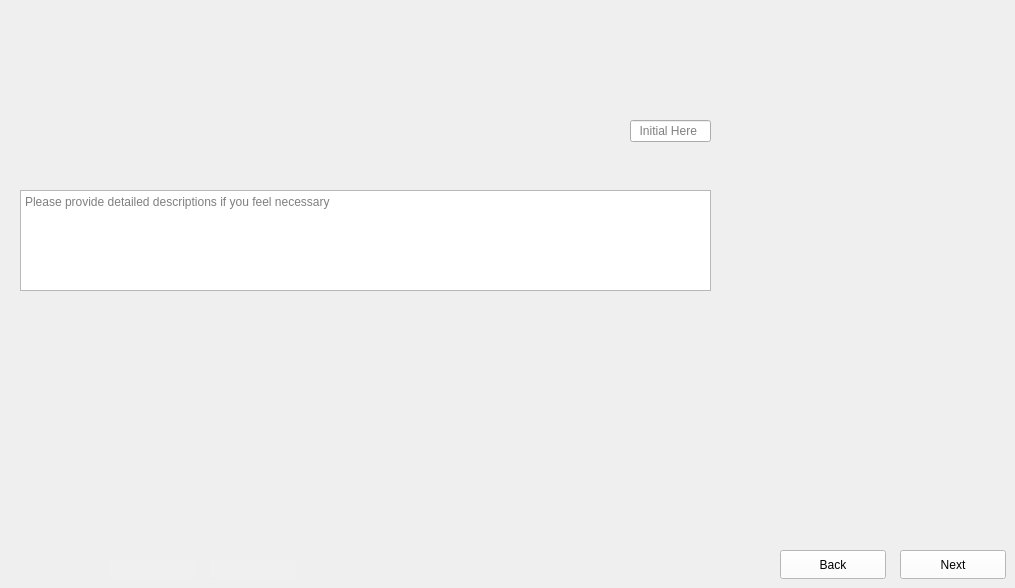
      <widget class="QWidget" name="Fill_Second_Pillars_and_Frame_2">
       <property name="maximumSize">
        <size>
         <width>1024</width>
         <height>600</height>
        </size>
       </property>
       <property name="styleSheet">
        <string notr="true">border-image: url(:/images/images/Fill_Second_Pillars_and_Frame_2.png);</string>
       </property>
       <widget class="QLineEdit" name="Fill_Second_Pillars_and_Frame_2_Data">
        <property name="geometry">
         <rect>
          <x>630</x>
          <y>120</y>
          <width>81</width>
          <height>22</height>
         </rect>
        </property>
        <property name="styleSheet">
         <string notr="true">border-image:None;</string>
        </property>
        <property name="placeholderText">
         <string>  Initial Here</string>
        </property>
       </widget>
       <widget class="QTextEdit" name="Fill_Second_Pillars_and_Frame_2_Comments">
        <property name="geometry">
         <rect>
          <x>20</x>
          <y>190</y>
          <width>691</width>
          <height>101</height>
         </rect>
        </property>
        <property name="styleSheet">
         <string notr="true">border-image:None;</string>
        </property>
        <property name="placeholderText">
         <string>Please provide detailed descriptions if you feel necessary </string>
        </property>
       </widget>
       <widget class="QLineEdit" name="Fill_Second_Pillars_and_Frame_2_Initials">
        <property name="geometry">
         <rect>
          <x>210</x>
          <y>560</y>
          <width>86</width>
          <height>18</height>
         </rect>
        </property>
        <property name="styleSheet">
         <string notr="true">QLineEdit{
background-color: rgb(240, 240, 240);
border: none;
border-image:None;
}</string>
        </property>
       </widget>
       <widget class="QLineEdit" name="Fill_Second_Pillars_and_Frame_2_Dates">
        <property name="geometry">
         <rect>
          <x>110</x>
          <y>560</y>
          <width>86</width>
          <height>18</height>
         </rect>
        </property>
        <property name="styleSheet">
         <string notr="true">QLineEdit{
background-color: rgb(240, 240, 240);
border: none;
border-image:None;
}</string>
        </property>
       </widget>
       <widget class="QPushButton" name="Fill_Second_Pillars_and_Frame_2_Next">
        <property name="geometry">
         <rect>
          <x>900</x>
          <y>550</y>
          <width>106</width>
          <height>29</height>
         </rect>
        </property>
        <property name="styleSheet">
         <string notr="true">QPushButton{
background-color: rgb(255, 255, 255);
height: 35px;
border-image:None;
}
QPushButton::hover{
background-color: rgb(0, 0, 255);
}
QPushButton:pressed{
padding-top:7px;
padding-top:7px;
}</string>
        </property>
        <property name="text">
         <string>Next</string>
        </property>
       </widget>
       <widget class="QPushButton" name="Fill_Second_Pillars_and_Frame_2_Back">
        <property name="geometry">
         <rect>
          <x>780</x>
          <y>550</y>
          <width>106</width>
          <height>29</height>
         </rect>
        </property>
        <property name="styleSheet">
         <string notr="true">QPushButton{
background-color: rgb(255, 255, 255);
height: 35px;
border-image:None;
}
QPushButton::hover{
background-color: rgb(0, 0, 255);
}
QPushButton:pressed{
padding-top:7px;
padding-top:7px;
}</string>
        </property>
        <property name="text">
         <string>Back</string>
        </property>
       </widget>
      </widget>
